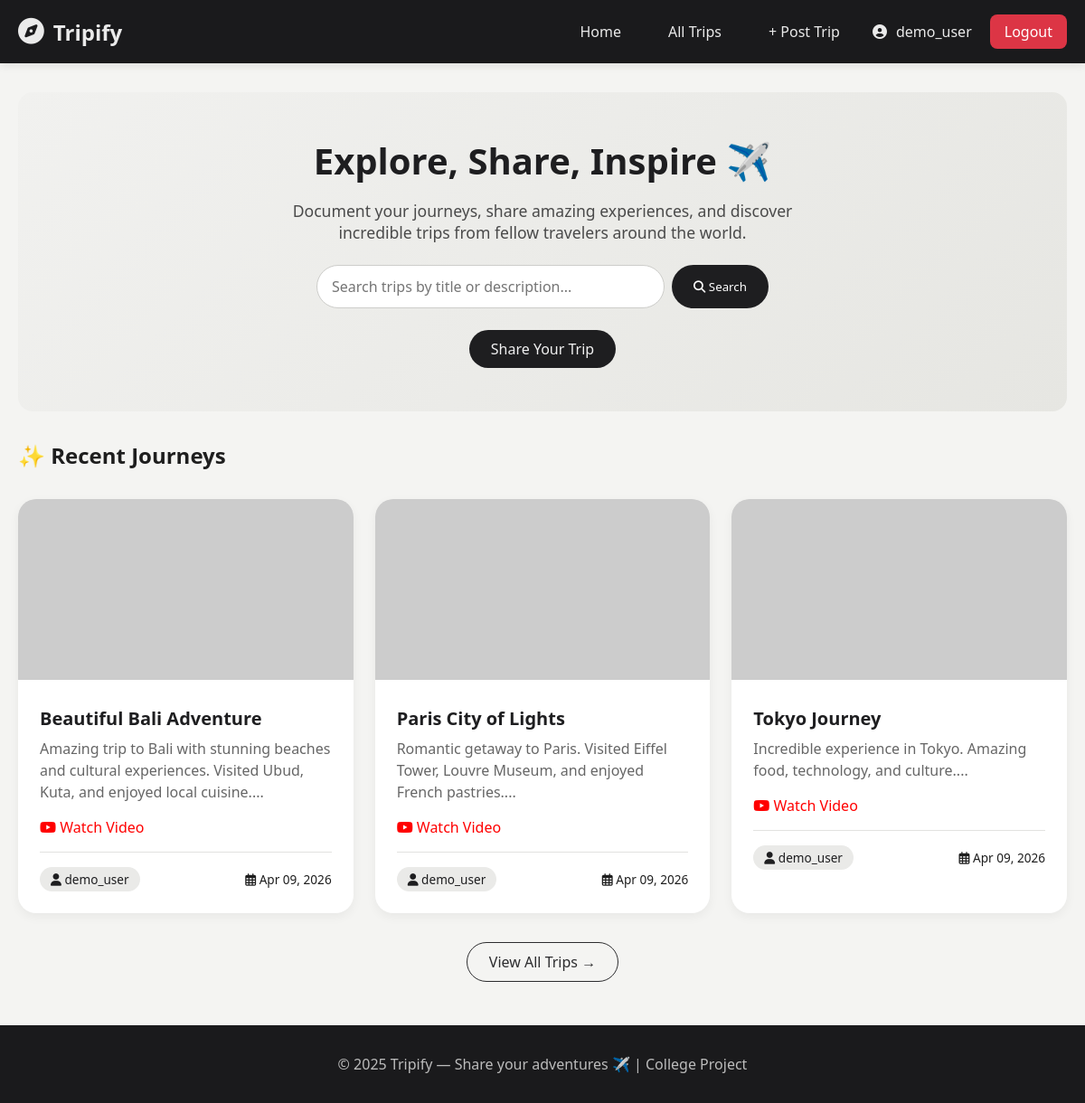
/index.php (signed in), run on the app's committed database.
### tables this page shows
CREATE TABLE IF NOT EXISTS trips (
    id INT AUTO_INCREMENT PRIMARY KEY,
    user_id INT NOT NULL,
    title VARCHAR(120) NOT NULL,
    description TEXT NOT NULL,
    image_url TEXT,
    youtube_link TEXT,
    created_at TIMESTAMP DEFAULT CURRENT_TIMESTAMP,
    FOREIGN KEY (user_id) REFERENCES users(id) ON DELETE CASCADE
);

CREATE TABLE IF NOT EXISTS users (
    id INT AUTO_INCREMENT PRIMARY KEY,
    username VARCHAR(50) UNIQUE NOT NULL,
    email VARCHAR(100) UNIQUE NOT NULL,
    password VARCHAR(255) NOT NULL,
    created_at TIMESTAMP DEFAULT CURRENT_TIMESTAMP
);

### config.php (called while the page is built, shortened)
<?php
function isLoggedIn() {
    return isset($_SESSION['user_id']);
}
?>

### index.php (the view, shortened to what this page needs)
<?php
require_once 'config.php';
$search = isset($_GET['search']) ? trim($_GET['search']) : '';
if (!empty($search)) {
    $stmt = $pdo->prepare("SELECT trips.*, users.username FROM trips JOIN users ON trips.user_id = users.id WHERE trips.title LIKE ? OR trips.description LIKE ? ORDER BY trips.created_at DESC LIMIT 6");
    $search_param = "%$search%";
    $stmt->execute([$search_param, $search_param]);
    $trips = $stmt->fetchAll();
} else {
    $trips = $pdo->query("SELECT trips.*, users.username FROM trips JOIN users ON trips.user_id = users.id ORDER BY trips.created_at DESC")->fetchAll();
}
?>
<!DOCTYPE html>
<html lang="en">
<head>
    <link rel="stylesheet" href="https://cdnjs.cloudflare.com/ajax/libs/font-awesome/6.4.0/css/all.min.css">
    <link rel="stylesheet" href="style.css">
</head>
<body>
    <nav class="navbar">
        <div class="navbar-container">
            <a href="index.php" class="navbar-brand">
                <i class="fas fa-compass"></i>
                <span>Tripify</span>
            </a>
            <div class="nav-menu">
                <a href="index.php" class="nav-link">Home</a>
                <a href="trips.php" class="nav-link">All Trips</a>
                <?php if (isLoggedIn()): ?>
                    <a href="create_trip.php" class="nav-link">+ Post Trip</a>
                    <div class="user-greeting">
                        <i class="fas fa-user-circle"></i>
                        <span><?php echo htmlspecialchars($_SESSION['username']); ?></span>
                    </div>
                    <a href="logout.php" class="btn-logout">Logout</a>
                <?php else: ?>
                    <a href="login.php" class="nav-link">Login</a>
                    <a href="register.php" class="nav-link">Register</a>
                <?php endif; ?>
            </div>
        </div>
    </nav>
    <div class="container">
        <div class="hero-section">
            <h1>Explore, Share, Inspire ✈️</h1>
            <p>Document your journeys, share amazing experiences, and discover incredible trips from fellow travelers around the world.</p>
            <div class="search-bar">
                <form method="GET" action="index.php">
                    <input type="text" name="search" placeholder="Search trips by title or description..." value="<?php echo htmlspecialchars($search); ?>">
                    <button type="submit"><i class="fas fa-search"></i> Search</button>
                </form>
            </div>
            <?php if (!isLoggedIn()): ?>
                <div style="margin-top: 1.5rem;">
                    <a href="register.php" class="btn btn-primary">Join Tripify Now</a>
                    <a href="login.php" class="btn btn-outline">Sign In</a>
                </div>
            <?php else: ?>
                <div style="margin-top: 1.5rem;">
                    <a href="create_trip.php" class="btn btn-primary">Share Your Trip</a>
                </div>
            <?php endif; ?>
        </div>
        <h2 style="margin-bottom: 1rem;">✨ <?php echo $search ? 'Search Results' : 'Recent Journeys'; ?></h2>
        <div class="trips-grid">
            <?php
            $displayTrips = $search ? $trips : array_slice($trips, 0, 3);
            if (count($displayTrips) > 0):
                foreach ($displayTrips as $trip):
            ?>
                <div class="card">
                    <?php
                    $image_path = $trip['image_url'];
                    $image_exists = false;
                    if ($image_path && file_exists($image_path)) {
                        $image_exists = true;
                    } elseif ($image_path && filter_var($image_path, FILTER_VALIDATE_URL)) {
                        $image_exists = true;
                    }
                    ?>
                    <?php if ($image_exists): ?>
                        <img src="<?php echo htmlspecialchars($trip['image_url']); ?>" class="card-image" alt="Trip image" onerror="this.src='https://placehold.co/600x400/eaeae8/1e1e20?text=No+Image'">
                    <?php else: ?>
                        <div class="card-image" style="display: flex; align-items: center; justify-content: center; background: #eaeae8;">
                            <i class="fas fa-image" style="font-size: 3rem; color: #999;"></i>
                        </div>
                    <?php endif; ?>
                    <div class="card-content">
                        <h3 class="card-title"><?php echo htmlspecialchars($trip['title']); ?></h3>
                        <p class="card-description"><?php echo htmlspecialchars(substr($trip['description'], 0, 120)); ?>...</p>
                        <?php if ($trip['youtube_link']): ?>
                            <a href="<?php echo htmlspecialchars($trip['youtube_link']); ?>" target="_blank" style="color: #ff0000; text-decoration: none;">
                                <i class="fab fa-youtube"></i> Watch Video
                            </a>
                        <?php endif; ?>
                        <div class="card-meta">
                            <span class="user-badge">
                                <i class="fas fa-user"></i> <?php echo htmlspecialchars($trip['username']); ?>
                            </span>
                            <span><i class="far fa-calendar-alt"></i> <?php echo date('M d, Y', strtotime($trip['created_at'])); ?></span>
                        </div>
                    </div>
                </div>
            <?php
                endforeach;
            endif; ?>
        </div>
        <?php if (!$search && count($trips) > 3): ?>
            <div style="text-align: center; margin-top: 2rem;">
                <a href="trips.php" class="btn btn-outline">View All Trips →</a>
            </div>
        <?php endif; ?>
    </div>
    <footer class="footer">
        <p>© 2025 Tripify — Share your adventures ✈️ | College Project</p>
    </footer>
</body>
</html>

### style.css (style rules this page uses)
* { margin: 0; padding: 0; box-sizing: border-box; font-family: 'Segoe UI', Tahoma, Geneva, Verdana, sans-serif; }
body { background: #f4f4f2; color: #1e1e1e; }
.navbar { background-color: #1a1a1c; padding: 1rem 0; position: sticky; top: 0; z-index: 1000; box-shadow: 0 2px 10px rgba(0,0,0,0.1); }
.navbar-container { max-width: 1200px; margin: 0 auto; padding: 0 20px; display: flex; justify-content: space-between; align-items: center; }
.navbar-brand { color: #eaeaea; font-size: 1.5rem; font-weight: 600; text-decoration: none; display: flex; align-items: center; gap: 10px; }
.navbar-brand i { font-size: 1.8rem; }
.nav-menu { display: flex; gap: 20px; align-items: center; }
.nav-link { color: #eaeaea; text-decoration: none; padding: 8px 16px; border-radius: 8px; transition: all 0.3s; }
.btn-logout { background: #dc3545; color: white; border: none; padding: 8px 16px; border-radius: 8px; cursor: pointer; text-decoration: none; }
.user-greeting { color: #eaeaea; display: flex; align-items: center; gap: 10px; }
.container { max-width: 1200px; margin: 0 auto; padding: 0 20px; min-height: calc(100vh - 200px); }
.hero-section { background: linear-gradient(135deg, #f1f1ef 0%, #e6e6e2 100%); border-radius: 1rem; padding: 3rem; margin: 2rem 0; text-align: center; }
.hero-section h1 { font-size: 2.5rem; margin-bottom: 1rem; color: #1e1e20; }
.hero-section p { font-size: 1.1rem; color: #4a4a4a; max-width: 600px; margin: 0 auto 1.5rem; }
.btn { padding: 10px 24px; border-radius: 2rem; border: none; cursor: pointer; font-size: 1rem; text-decoration: none; display: inline-block; transition: all 0.3s; }
.btn-primary { background-color: #1e1e20; color: #f0f0f0; }
.btn-outline { border: 1px solid #2c2c2e; color: #2c2c2e; background: transparent; }
.trips-grid { display: grid; grid-template-columns: repeat(auto-fill, minmax(350px, 1fr)); gap: 1.5rem; margin-top: 2rem; }
.card { background: white; border-radius: 1.25rem; overflow: hidden; box-shadow: 0 4px 12px rgba(0, 0, 0, 0.05); transition: transform 0.2s, box-shadow 0.2s; }
.card-image { width: 100%; height: 200px; object-fit: cover; background: #f0f0ed; }
.card-content { padding: 1.5rem; }
.card-title { font-size: 1.25rem; font-weight: 600; margin-bottom: 0.5rem; color: #1e1e20; }
.card-description { color: #666; line-height: 1.5; margin-bottom: 1rem; }
.card-meta { display: flex; justify-content: space-between; align-items: center; margin-top: 1rem; padding-top: 1rem; border-top: 1px solid #e2e2e0; font-size: 0.85rem; }
.user-badge { background: #eaeae8; padding: 4px 12px; border-radius: 20px; color: #1e1e20; }
.footer { background-color: #1a1a1c; color: #bcbcbc; text-align: center; padding: 2rem; margin-top: 3rem; }

### index.php (style rules this page uses)
.search-bar { max-width: 500px; margin: 1rem auto 0; }
.search-bar form { display: flex; gap: 0.5rem; }
.search-bar input { flex: 1; padding: 12px 16px; border: 1px solid #cdcdca; border-radius: 2rem; font-size: 1rem; }
.search-bar button { padding: 12px 24px; background: #1e1e20; color: white; border: none; border-radius: 2rem; cursor: pointer; }

### data on the page
trips: title "Beautiful Bali Adventure", description "Amazing trip to Bali with stunning beaches and cultural experiences. Visited Ubud, Kuta, and enjoyed local cuisine.", user.username "demo_user", created_at "Apr 09, 2026"
trips: title "Paris City of Lights", description "Romantic getaway to Paris. Visited Eiffel Tower, Louvre Museum, and enjoyed French pastries.", user.username "demo_user", created_at "Apr 09, 2026"
trips: title "Tokyo Journey", description "Incredible experience in Tokyo. Amazing food, technology, and culture.", user.username "demo_user", created_at "Apr 09, 2026"

### other printed values
$_SESSION['username'] "demo_user"
